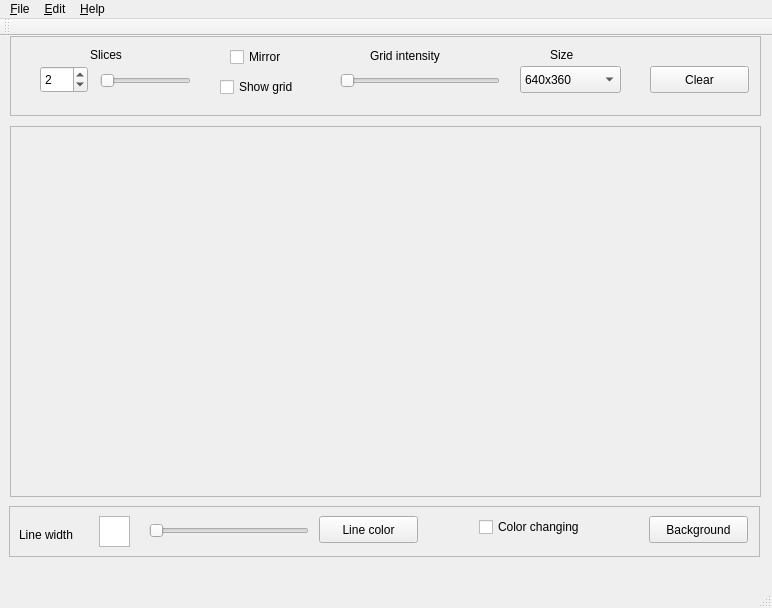
<?xml version="1.0" encoding="UTF-8"?>
<ui version="4.0">
 <class>MainWindow</class>
 <widget class="QMainWindow" name="MainWindow">
  <property name="geometry">
   <rect>
    <x>0</x>
    <y>0</y>
    <width>772</width>
    <height>608</height>
   </rect>
  </property>
  <property name="windowTitle">
   <string>MainWindow</string>
  </property>
  <widget class="QWidget" name="centralWidget">
   <widget class="QFrame" name="frame">
    <property name="geometry">
     <rect>
      <x>10</x>
      <y>0</y>
      <width>751</width>
      <height>80</height>
     </rect>
    </property>
    <property name="frameShape">
     <enum>QFrame::StyledPanel</enum>
    </property>
    <property name="frameShadow">
     <enum>QFrame::Raised</enum>
    </property>
    <widget class="QLabel" name="slicesLabel">
     <property name="geometry">
      <rect>
       <x>80</x>
       <y>10</y>
       <width>41</width>
       <height>17</height>
      </rect>
     </property>
     <property name="text">
      <string>Slices</string>
     </property>
    </widget>
    <widget class="QCheckBox" name="mirrorBox">
     <property name="geometry">
      <rect>
       <x>220</x>
       <y>10</y>
       <width>97</width>
       <height>22</height>
      </rect>
     </property>
     <property name="text">
      <string>Mirror</string>
     </property>
    </widget>
    <widget class="QCheckBox" name="showGridBox">
     <property name="geometry">
      <rect>
       <x>210</x>
       <y>40</y>
       <width>97</width>
       <height>22</height>
      </rect>
     </property>
     <property name="text">
      <string>Show grid</string>
     </property>
    </widget>
    <widget class="QSlider" name="gridIntensitySLider">
     <property name="geometry">
      <rect>
       <x>330</x>
       <y>30</y>
       <width>160</width>
       <height>29</height>
      </rect>
     </property>
     <property name="maximum">
      <number>100</number>
     </property>
     <property name="orientation">
      <enum>Qt::Horizontal</enum>
     </property>
    </widget>
    <widget class="QLabel" name="label">
     <property name="geometry">
      <rect>
       <x>360</x>
       <y>10</y>
       <width>91</width>
       <height>20</height>
      </rect>
     </property>
     <property name="text">
      <string>Grid intensity</string>
     </property>
    </widget>
    <widget class="QComboBox" name="sizeBox">
     <property name="geometry">
      <rect>
       <x>510</x>
       <y>30</y>
       <width>101</width>
       <height>27</height>
      </rect>
     </property>
     <item>
      <property name="text">
       <string>640x360</string>
      </property>
     </item>
     <item>
      <property name="text">
       <string>800x600</string>
      </property>
     </item>
     <item>
      <property name="text">
       <string>1280x1024</string>
      </property>
     </item>
     <item>
      <property name="text">
       <string>1920x1080</string>
      </property>
     </item>
    </widget>
    <widget class="QLabel" name="label_2">
     <property name="geometry">
      <rect>
       <x>540</x>
       <y>10</y>
       <width>31</width>
       <height>17</height>
      </rect>
     </property>
     <property name="text">
      <string>Size</string>
     </property>
    </widget>
    <widget class="QPushButton" name="clearButton">
     <property name="geometry">
      <rect>
       <x>640</x>
       <y>30</y>
       <width>99</width>
       <height>27</height>
      </rect>
     </property>
     <property name="text">
      <string>Clear</string>
     </property>
    </widget>
    <widget class="QSpinBox" name="slicesCount">
     <property name="geometry">
      <rect>
       <x>30</x>
       <y>30</y>
       <width>48</width>
       <height>27</height>
      </rect>
     </property>
     <property name="minimum">
      <number>1</number>
     </property>
     <property name="maximum">
      <number>20</number>
     </property>
     <property name="value">
      <number>2</number>
     </property>
    </widget>
    <widget class="QSlider" name="slicesCountSlider">
     <property name="geometry">
      <rect>
       <x>90</x>
       <y>30</y>
       <width>91</width>
       <height>29</height>
      </rect>
     </property>
     <property name="minimum">
      <number>1</number>
     </property>
     <property name="maximum">
      <number>20</number>
     </property>
     <property name="orientation">
      <enum>Qt::Horizontal</enum>
     </property>
    </widget>
   </widget>
   <widget class="QFrame" name="frame_2">
    <property name="geometry">
     <rect>
      <x>10</x>
      <y>90</y>
      <width>751</width>
      <height>371</height>
     </rect>
    </property>
    <property name="frameShape">
     <enum>QFrame::StyledPanel</enum>
    </property>
    <property name="frameShadow">
     <enum>QFrame::Raised</enum>
    </property>
    <widget class="MandalaPainter" name="widget" native="true">
     <property name="geometry">
      <rect>
       <x>50</x>
       <y>0</y>
       <width>640</width>
       <height>360</height>
      </rect>
     </property>
    </widget>
   </widget>
   <widget class="QFrame" name="frame_3">
    <property name="geometry">
     <rect>
      <x>9</x>
      <y>470</y>
      <width>751</width>
      <height>51</height>
     </rect>
    </property>
    <property name="frameShape">
     <enum>QFrame::StyledPanel</enum>
    </property>
    <property name="frameShadow">
     <enum>QFrame::Raised</enum>
    </property>
    <widget class="QLabel" name="label_3">
     <property name="geometry">
      <rect>
       <x>10</x>
       <y>20</y>
       <width>71</width>
       <height>17</height>
      </rect>
     </property>
     <property name="text">
      <string>Line width</string>
     </property>
    </widget>
    <widget class="QGraphicsView" name="lineView">
     <property name="geometry">
      <rect>
       <x>90</x>
       <y>10</y>
       <width>31</width>
       <height>31</height>
      </rect>
     </property>
     <property name="lineWidth">
      <number>1</number>
     </property>
    </widget>
    <widget class="QSlider" name="lineSlider">
     <property name="geometry">
      <rect>
       <x>140</x>
       <y>10</y>
       <width>160</width>
       <height>29</height>
      </rect>
     </property>
     <property name="minimum">
      <number>1</number>
     </property>
     <property name="maximum">
      <number>20</number>
     </property>
     <property name="orientation">
      <enum>Qt::Horizontal</enum>
     </property>
    </widget>
    <widget class="QPushButton" name="lineColorButton">
     <property name="geometry">
      <rect>
       <x>310</x>
       <y>10</y>
       <width>99</width>
       <height>27</height>
      </rect>
     </property>
     <property name="text">
      <string>Line color</string>
     </property>
    </widget>
    <widget class="QPushButton" name="backgroundButton">
     <property name="geometry">
      <rect>
       <x>640</x>
       <y>10</y>
       <width>99</width>
       <height>27</height>
      </rect>
     </property>
     <property name="text">
      <string>Background</string>
     </property>
    </widget>
    <widget class="QCheckBox" name="colorChanging">
     <property name="geometry">
      <rect>
       <x>470</x>
       <y>10</y>
       <width>140</width>
       <height>22</height>
      </rect>
     </property>
     <property name="text">
      <string>Color changing</string>
     </property>
    </widget>
   </widget>
  </widget>
  <widget class="QMenuBar" name="menuBar">
   <property name="geometry">
    <rect>
     <x>0</x>
     <y>0</y>
     <width>772</width>
     <height>25</height>
    </rect>
   </property>
   <widget class="QMenu" name="menuFile">
    <property name="title">
     <string>&amp;File</string>
    </property>
    <addaction name="action_Save"/>
    <addaction name="actionSave_As"/>
    <addaction name="action_Open"/>
    <addaction name="action_New"/>
   </widget>
   <widget class="QMenu" name="menu_Edit">
    <property name="title">
     <string>&amp;Edit</string>
    </property>
    <addaction name="actionUndo"/>
    <addaction name="actionRedo"/>
   </widget>
   <widget class="QMenu" name="menu_Help">
    <property name="title">
     <string>&amp;Help</string>
    </property>
   </widget>
   <addaction name="menuFile"/>
   <addaction name="menu_Edit"/>
   <addaction name="menu_Help"/>
  </widget>
  <widget class="QToolBar" name="mainToolBar">
   <attribute name="toolBarArea">
    <enum>TopToolBarArea</enum>
   </attribute>
   <attribute name="toolBarBreak">
    <bool>false</bool>
   </attribute>
  </widget>
  <widget class="QStatusBar" name="statusBar"/>
  <action name="action_Save">
   <property name="text">
    <string>&amp;Save</string>
   </property>
  </action>
  <action name="actionSave_As">
   <property name="text">
    <string>Save &amp;As</string>
   </property>
  </action>
  <action name="action_Open">
   <property name="text">
    <string>&amp;Open</string>
   </property>
  </action>
  <action name="action_New">
   <property name="text">
    <string>&amp;New</string>
   </property>
  </action>
  <action name="actionUndo">
   <property name="text">
    <string>Undo</string>
   </property>
   <property name="shortcut">
    <string>Ctrl+Z</string>
   </property>
  </action>
  <action name="actionRedo">
   <property name="text">
    <string>Redo</string>
   </property>
   <property name="shortcut">
    <string>Ctrl+Shift+Z</string>
   </property>
  </action>
 </widget>
 <layoutdefault spacing="6" margin="11"/>
 <customwidgets>
  <customwidget>
   <class>MandalaPainter</class>
   <extends>QWidget</extends>
   <header location="global">MandalaPainter.h</header>
   <container>1</container>
  </customwidget>
 </customwidgets>
 <resources/>
 <connections/>
</ui>
